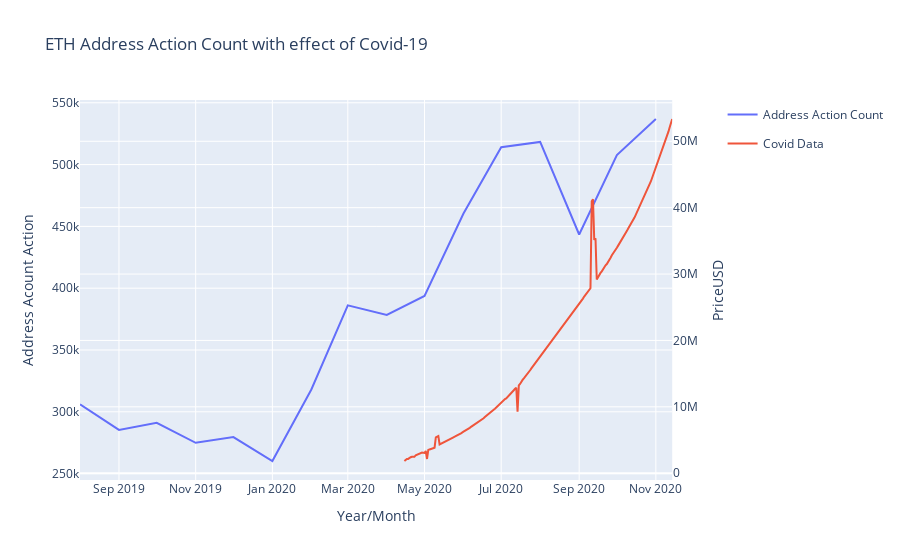

The notebook cell saved with this chart:
### Code cell
subfig = make_subplots(specs=[[{"secondary_y": True}]])
before_and_after_eth_new = before_and_after_eth_new.reset_index()

# create two independent figures with px.line each containing data from multiple columns
fig = px.line(before_and_after_eth_new, x= "yearmonth", y="AdrActCnt",color="address_count")#, render_mode="webgl",)
fig2 = px.line(coviddata,x="Date",y="TotalConfirmed", color = "covid")#, render_mode="webgl",)

fig2.update_traces(yaxis="y2")

subfig.add_traces(fig.data + fig2.data)
subfig.layout.xaxis.title="Year/Month"
subfig.layout.yaxis.title="Address Acount Action"
#subfig.layout.yaxis2.type="log"
subfig.layout.yaxis2.title="PriceUSD"
# recoloring is necessary otherwise lines from fig und fig2 would share each color
# e.g. Linear-, Log- = blue; Linear+, Log+ = red... we don't want this
subfig.for_each_trace(lambda t: t.update(line=dict(color=t.marker.color)))
subfig.update_layout(title_text = "ETH Address Action Count with effect of Covid-19")
subfig.show()

### Figure 1 — Plotly figure (JSON) as saved in the notebook; plotly's stock layout.template omitted (floating-point values rounded to 4 significant figures; data arrays with more than 128 entries replaced by an {"elided": "..."} marker saying what was removed)
{"data": [{"hovertemplate": "address_count=Address Action Count<br>yearmonth=%{x}<br>AdrActCnt=%{y}<extra></extra>", "legendgroup": "Address Action Count", "line": {"dash": "solid"}, "mode": "lines", "name": "Address Action Count", "orientation": "v", "showlegend": true, "type": "scatter", "x": ["2019-08", "2019-09", "2019-10", "2019-11", "2019-12", "2020-01", "2020-02", "2020-03", "2020-04", "2020-05", "2020-06", "2020-07", "2020-08", "2020-09", "2020-10", "2020-11"], "xaxis": "x", "y": [306000.0, 285400.0, 291100.0, 274900.0, 279600.0, 260211, 318100.0, 386100.0, 378300.0, 393700.0, 460400.0, 514000.0, 518300.0, 443400.0, 507700.0, 536900.0], "yaxis": "y"}, {"hovertemplate": "covid=Covid Data<br>Date=%{x}<br>TotalConfirmed=%{y}<extra></extra>", "legendgroup": "Covid Data", "line": {"dash": "solid"}, "mode": "lines", "name": "Covid Data", "orientation": "v", "showlegend": true, "type": "scatter", "x": {"elided": "207 str values"}, "xaxis": "x", "y": {"elided": "207 int values"}, "yaxis": "y2"}], "layout": {"autosize": true, "title": {"text": "ETH Address Action Count with effect of Covid-19"}, "xaxis": {"anchor": "y", "autorange": true, "domain": [0, 0.94], "range": ["2019-08-01", "2020-11-14"], "title": {"text": "Year/Month"}, "type": "date"}, "yaxis": {"anchor": "x", "autorange": true, "domain": [0, 1], "range": [244800.0, 552200.0], "title": {"text": "Address Acount Action"}, "type": "linear"}, "yaxis2": {"anchor": "x", "autorange": true, "overlaying": "y", "range": [-1024000.0, 56220000.0], "side": "right", "title": {"text": "PriceUSD"}, "type": "linear"}}}
